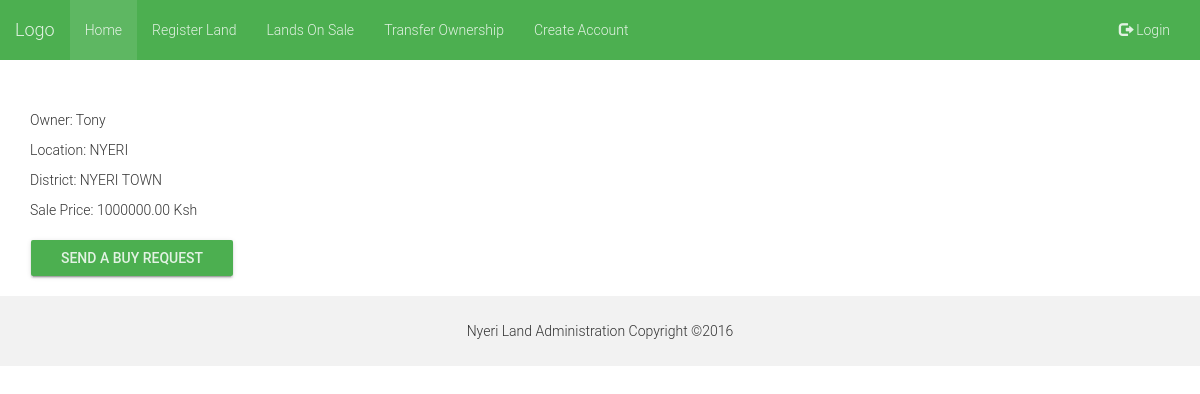
Screenshot of /land/display/1/ with the database file from the repository.
### land/models.py (models this page shows, shortened)
class Land(models.Model):
    user = models.ForeignKey(User, verbose_name="Land Owner")
    profile = models.ForeignKey(LandUserProfile, )
    title_deed_no = models.CharField(max_length=32, unique=True)
    registry_map_sheet_no = models.CharField(max_length=32, unique=True)
    approximate_size = models.DecimalField(max_digits=10, decimal_places=2)
    location = models.CharField(max_length=128)
    district = models.CharField(max_length=128)
    is_onsale = models.BooleanField(default=True)
    bought = models.BooleanField(default=False)
    sale_price = models.DecimalField(max_digits=10, decimal_places=2, default=0.00)
    date_updated = models.DateTimeField(auto_now_add=True)

### land/views.py (the view)
# urls.py: url(r'^land/display/(?P<pk>[0-9])/$', views.land_detail, name='land_details'),
def land_detail(request, pk=None):
    land = get_object_or_404(Land, pk=pk)
    return render(request, 'land/land_details.html', {'land': land, })

### landsys/templates/land/land_details.html
{% extends  'base.html' %}
{% block content %}
<div style="">
<p>Owner: {{ land.user.first_name }}</p>
<p>Location: {{ land.location }}</p>
<p>District: {{ land.district}}</p>
<p>Sale Price: {{ land.sale_price}} Ksh</p>
<p><a href="{% url 'land:buy_land' pk=land.pk %} " class="btn btn-success btn-raised">Send A Buy Request</a> </p>
</div>
{% endblock %}

### landsys/templates/base.html (style rules this page uses)
.custom { background: #ffffff !important; }

### rows the page displays
Land: user.first_name "Tony", location "NYERI", district "NYERI TOWN", sale_price "1000000.00"
